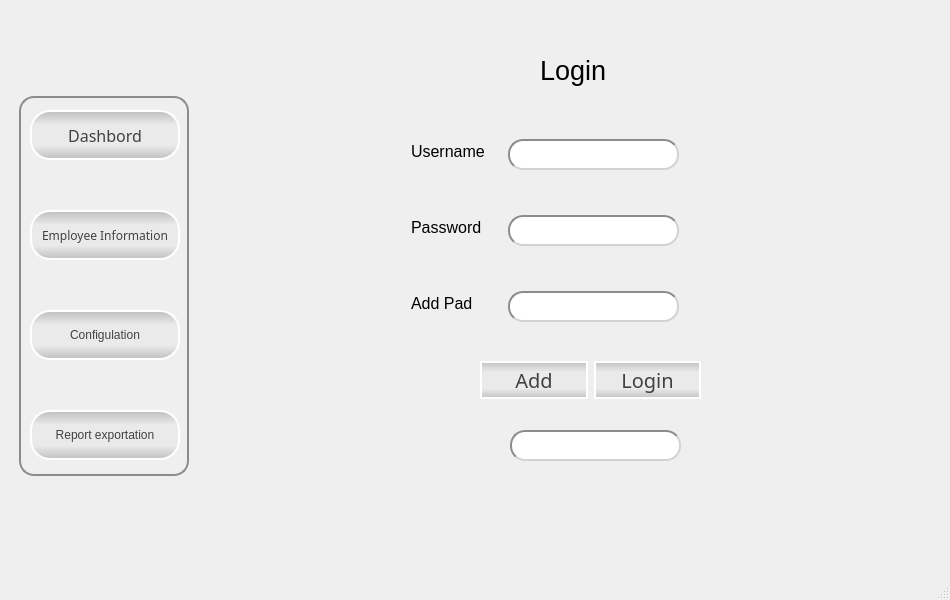
<?xml version="1.0" encoding="UTF-8"?>
<ui version="4.0">
 <class>MainWindow</class>
 <widget class="QMainWindow" name="MainWindow">
  <property name="geometry">
   <rect>
    <x>0</x>
    <y>0</y>
    <width>950</width>
    <height>600</height>
   </rect>
  </property>
  <property name="minimumSize">
   <size>
    <width>950</width>
    <height>600</height>
   </size>
  </property>
  <property name="maximumSize">
   <size>
    <width>950</width>
    <height>600</height>
   </size>
  </property>
  <property name="windowTitle">
   <string>MainWindow</string>
  </property>
  <widget class="QWidget" name="centralwidget">
   <widget class="QStackedWidget" name="stackedWidget">
    <property name="geometry">
     <rect>
      <x>190</x>
      <y>0</y>
      <width>750</width>
      <height>550</height>
     </rect>
    </property>
    <property name="minimumSize">
     <size>
      <width>750</width>
      <height>550</height>
     </size>
    </property>
    <property name="maximumSize">
     <size>
      <width>750</width>
      <height>550</height>
     </size>
    </property>
    <property name="currentIndex">
     <number>0</number>
    </property>
    <widget class="QWidget" name="Login">
     <widget class="QLabel" name="label_Login">
      <property name="geometry">
       <rect>
        <x>350</x>
        <y>40</y>
        <width>81</width>
        <height>61</height>
       </rect>
      </property>
      <property name="font">
       <font>
        <pointsize>20</pointsize>
       </font>
      </property>
      <property name="styleSheet">
       <string notr="true"/>
      </property>
      <property name="text">
       <string>Login</string>
      </property>
     </widget>
     <widget class="QLabel" name="label_Password">
      <property name="geometry">
       <rect>
        <x>221</x>
        <y>215</y>
        <width>84</width>
        <height>24</height>
       </rect>
      </property>
      <property name="font">
       <font>
        <pointsize>12</pointsize>
       </font>
      </property>
      <property name="text">
       <string>Password</string>
      </property>
     </widget>
     <widget class="QLineEdit" name="lineEdit_Addpad">
      <property name="geometry">
       <rect>
        <x>318</x>
        <y>291</y>
        <width>171</width>
        <height>31</height>
       </rect>
      </property>
      <property name="styleSheet">
       <string notr="true">QLineEdit{ 
 border-radius:15px;
 border-color: rgb(140, 140, 140);
 border-style: inset;
 border-width: 2px;
 background-color: rgb(255, 255, 255);
 font: 12pt &quot;Impact&quot;;
 color: rgb(0, 0, 0);
 padding-left: 10px;
}</string>
      </property>
     </widget>
     <widget class="QLineEdit" name="lineEdit_Username">
      <property name="geometry">
       <rect>
        <x>318</x>
        <y>139</y>
        <width>171</width>
        <height>31</height>
       </rect>
      </property>
      <property name="styleSheet">
       <string notr="true">QLineEdit{ 
 border-radius:15px;
 border-color: rgb(140, 140, 140);
 border-style: inset;
 border-width: 2px;
 background-color: rgb(255, 255, 255);
 font: 12pt &quot;Impact&quot;;
 color: rgb(0, 0, 0);
 padding-left: 10px;
}</string>
      </property>
     </widget>
     <widget class="QLabel" name="label_Username">
      <property name="geometry">
       <rect>
        <x>221</x>
        <y>139</y>
        <width>90</width>
        <height>24</height>
       </rect>
      </property>
      <property name="font">
       <font>
        <pointsize>12</pointsize>
       </font>
      </property>
      <property name="text">
       <string>Username</string>
      </property>
     </widget>
     <widget class="QLabel" name="label_ADD">
      <property name="geometry">
       <rect>
        <x>221</x>
        <y>291</y>
        <width>73</width>
        <height>24</height>
       </rect>
      </property>
      <property name="font">
       <font>
        <pointsize>12</pointsize>
       </font>
      </property>
      <property name="text">
       <string>Add Pad</string>
      </property>
     </widget>
     <widget class="QLineEdit" name="lineEdit_Password">
      <property name="geometry">
       <rect>
        <x>318</x>
        <y>215</y>
        <width>171</width>
        <height>31</height>
       </rect>
      </property>
      <property name="styleSheet">
       <string notr="true">QLineEdit{ 
 border-radius:15px;
 border-color: rgb(140, 140, 140);
 border-style: inset;
 border-width: 2px;
 background-color: rgb(255, 255, 255);
 font: 12pt &quot;Impact&quot;;
 color: rgb(0, 0, 0);
 padding-left: 10px;
}</string>
      </property>
     </widget>
     <widget class="QWidget" name="horizontalLayoutWidget_2">
      <property name="geometry">
       <rect>
        <x>290</x>
        <y>340</y>
        <width>221</width>
        <height>80</height>
       </rect>
      </property>
      <layout class="QHBoxLayout" name="horizontalLayout_2">
       <item>
        <widget class="QPushButton" name="pushButton_Addpad">
         <property name="font">
          <font>
           <family>Impact</family>
           <pointsize>15</pointsize>
           <weight>50</weight>
           <italic>false</italic>
           <bold>false</bold>
          </font>
         </property>
         <property name="styleSheet">
          <string notr="true">QPushButton {
  font: 15pt &quot;Impact&quot;;
  background-color: qlineargradient(spread:reflect, x1:1, y1:0.505318, x2:1, y2:1, stop:0.4375 rgba(234, 234, 234, 255), stop:1 rgba(192, 192, 192, 255));
  color: rgb(65, 65, 65);
  border: 2px solid #ffffff;
  border-style: solid;
  border-radius:20;
  padding: 3px;
}
QPushButton:pressed {
 font: 15pt &quot;Impact&quot;;
 color: rgb(255, 255, 255);
 background-color: qlineargradient(spread:pad, x1:0, y1:0, x2:0, y2:1, stop:0.159091 rgba(0, 180, 219, 255), stop:1 rgba(97, 218, 223, 255));
}</string>
         </property>
         <property name="text">
          <string>Add</string>
         </property>
        </widget>
       </item>
       <item>
        <widget class="QPushButton" name="pushButton_Login">
         <property name="font">
          <font>
           <family>Impact</family>
           <pointsize>15</pointsize>
           <weight>50</weight>
           <italic>false</italic>
           <bold>false</bold>
          </font>
         </property>
         <property name="styleSheet">
          <string notr="true">QPushButton {
  font: 15pt &quot;Impact&quot;;
  background-color: qlineargradient(spread:reflect, x1:1, y1:0.505318, x2:1, y2:1, stop:0.4375 rgba(234, 234, 234, 255), stop:1 rgba(192, 192, 192, 255));
  color: rgb(65, 65, 65);
  border: 2px solid #ffffff;
  border-style: solid;
  border-radius:20;
  padding: 3px;
}
QPushButton:pressed {
 font: 15pt &quot;Impact&quot;;
 color: rgb(255, 255, 255);
 background-color: qlineargradient(spread:pad, x1:0, y1:0, x2:0, y2:1, stop:0.159091 rgba(0, 180, 219, 255), stop:1 rgba(97, 218, 223, 255));
}</string>
         </property>
         <property name="text">
          <string>Login</string>
         </property>
        </widget>
       </item>
      </layout>
     </widget>
     <widget class="QLineEdit" name="lineEdit_Addpad_show">
      <property name="geometry">
       <rect>
        <x>320</x>
        <y>430</y>
        <width>171</width>
        <height>31</height>
       </rect>
      </property>
      <property name="styleSheet">
       <string notr="true">QLineEdit{ 
 border-radius:15px;
 border-color: rgb(140, 140, 140);
 border-style: inset;
 border-width: 2px;
 background-color: rgb(255, 255, 255);
 font: 12pt &quot;Impact&quot;;
 color: rgb(0, 0, 0);
 padding-left: 10px;
}</string>
      </property>
     </widget>
    </widget>
    <widget class="QWidget" name="Dashbord_page">
     <widget class="QLabel" name="label_All">
      <property name="geometry">
       <rect>
        <x>590</x>
        <y>20</y>
        <width>61</width>
        <height>21</height>
       </rect>
      </property>
      <property name="text">
       <string>All</string>
      </property>
     </widget>
     <widget class="QLabel" name="label_Visito">
      <property name="geometry">
       <rect>
        <x>290</x>
        <y>20</y>
        <width>61</width>
        <height>21</height>
       </rect>
      </property>
      <property name="text">
       <string>Visito</string>
      </property>
     </widget>
     <widget class="QLabel" name="label_Employee">
      <property name="geometry">
       <rect>
        <x>120</x>
        <y>20</y>
        <width>61</width>
        <height>21</height>
       </rect>
      </property>
      <property name="text">
       <string>Employee</string>
      </property>
     </widget>
     <widget class="QLabel" name="label_Blacklist">
      <property name="geometry">
       <rect>
        <x>430</x>
        <y>20</y>
        <width>61</width>
        <height>21</height>
       </rect>
      </property>
      <property name="text">
       <string>Blacklist</string>
      </property>
     </widget>
     <widget class="QWidget" name="horizontalLayoutWidget">
      <property name="geometry">
       <rect>
        <x>40</x>
        <y>50</y>
        <width>601</width>
        <height>80</height>
       </rect>
      </property>
      <layout class="QHBoxLayout" name="horizontalLayout">
       <item>
        <widget class="QLCDNumber" name="lcdNumber_Employee"/>
       </item>
       <item>
        <widget class="QLCDNumber" name="lcdNumber_Visito"/>
       </item>
       <item>
        <widget class="QLCDNumber" name="lcdNumber_Blacklist"/>
       </item>
       <item>
        <widget class="QLCDNumber" name="lcdNumber_ALL"/>
       </item>
      </layout>
     </widget>
     <widget class="QWidget" name="gridLayoutWidget">
      <property name="geometry">
       <rect>
        <x>90</x>
        <y>150</y>
        <width>571</width>
        <height>231</height>
       </rect>
      </property>
      <layout class="QGridLayout" name="gridLayout_2">
       <property name="bottomMargin">
        <number>10</number>
       </property>
       <item row="0" column="1">
        <widget class="QLabel" name="label_graph2_2">
         <property name="minimumSize">
          <size>
           <width>0</width>
           <height>0</height>
          </size>
         </property>
         <property name="maximumSize">
          <size>
           <width>170</width>
           <height>380</height>
          </size>
         </property>
         <property name="styleSheet">
          <string notr="true">QLabel{ 
 
 border-color: rgb(140, 140, 140);
 border-radius:15;
    padding: 3px;
    border-style: solid; 
 border-width: 2px;
}</string>
         </property>
         <property name="text">
          <string/>
         </property>
        </widget>
       </item>
       <item row="0" column="2">
        <widget class="QLabel" name="label_graph3_2">
         <property name="minimumSize">
          <size>
           <width>0</width>
           <height>0</height>
          </size>
         </property>
         <property name="maximumSize">
          <size>
           <width>170</width>
           <height>380</height>
          </size>
         </property>
         <property name="styleSheet">
          <string notr="true">QLabel{ 
 
 border-color: rgb(140, 140, 140);
 border-radius:15;
    padding: 3px;
    border-style: solid; 
 border-width: 2px;
}</string>
         </property>
         <property name="text">
          <string/>
         </property>
        </widget>
       </item>
       <item row="0" column="0">
        <widget class="QLabel" name="label_Graph1_2">
         <property name="minimumSize">
          <size>
           <width>0</width>
           <height>0</height>
          </size>
         </property>
         <property name="maximumSize">
          <size>
           <width>170</width>
           <height>380</height>
          </size>
         </property>
         <property name="styleSheet">
          <string notr="true">QLabel{ 
 
 border-color: rgb(140, 140, 140);
 border-radius:15;
    padding: 3px;
    border-style: solid; 
 border-width: 2px;
}</string>
         </property>
         <property name="text">
          <string/>
         </property>
        </widget>
       </item>
      </layout>
     </widget>
     <widget class="QWidget" name="verticalLayoutWidget_2">
      <property name="geometry">
       <rect>
        <x>90</x>
        <y>380</y>
        <width>571</width>
        <height>161</height>
       </rect>
      </property>
      <layout class="QVBoxLayout" name="verticalLayout_3">
       <item>
        <widget class="QLabel" name="label_blacklist">
         <property name="minimumSize">
          <size>
           <width>0</width>
           <height>0</height>
          </size>
         </property>
         <property name="maximumSize">
          <size>
           <width>800</width>
           <height>300</height>
          </size>
         </property>
         <property name="styleSheet">
          <string notr="true">QLabel{ 
 
 border-color: rgb(140, 140, 140);
 border-radius:15;
    padding: 3px;
    border-style: solid; 
 border-width: 2px;
}</string>
         </property>
         <property name="text">
          <string/>
         </property>
        </widget>
       </item>
      </layout>
     </widget>
    </widget>
    <widget class="QWidget" name="Employee_page">
     <widget class="QTableWidget" name="tableWidget_information">
      <property name="geometry">
       <rect>
        <x>90</x>
        <y>30</y>
        <width>581</width>
        <height>501</height>
       </rect>
      </property>
      <property name="rowCount">
       <number>100</number>
      </property>
      <property name="columnCount">
       <number>9</number>
      </property>
      <row/>
      <row/>
      <row/>
      <row/>
      <row/>
      <row/>
      <row/>
      <row/>
      <row/>
      <row/>
      <row/>
      <row/>
      <row/>
      <row/>
      <row/>
      <row/>
      <row/>
      <row/>
      <row/>
      <row/>
      <row/>
      <row/>
      <row/>
      <row/>
      <row/>
      <row/>
      <row/>
      <row/>
      <row/>
      <row/>
      <row/>
      <row/>
      <row/>
      <row/>
      <row/>
      <row/>
      <row/>
      <row/>
      <row/>
      <row/>
      <row/>
      <row/>
      <row/>
      <row/>
      <row/>
      <row/>
      <row/>
      <row/>
      <row/>
      <row/>
      <row/>
      <row/>
      <row/>
      <row/>
      <row/>
      <row/>
      <row/>
      <row/>
      <row/>
      <row/>
      <row/>
      <row/>
      <row/>
      <row/>
      <row/>
      <row/>
      <row/>
      <row/>
      <row/>
      <row/>
      <row/>
      <row/>
      <row/>
      <row/>
      <row/>
      <row/>
      <row/>
      <row/>
      <row/>
      <row/>
      <row/>
      <row/>
      <row/>
      <row/>
      <row/>
      <row/>
      <row/>
      <row/>
      <row/>
      <row/>
      <row/>
      <row/>
      <row/>
      <row/>
      <row/>
      <row/>
      <row/>
      <row/>
      <row/>
      <row/>
      <column/>
      <column/>
      <column/>
      <column/>
      <column/>
      <column/>
      <column/>
      <column/>
      <column/>
     </widget>
    </widget>
    <widget class="QWidget" name="Config_page">
     <widget class="QLabel" name="label_7">
      <property name="geometry">
       <rect>
        <x>190</x>
        <y>50</y>
        <width>171</width>
        <height>21</height>
       </rect>
      </property>
      <property name="font">
       <font>
        <pointsize>12</pointsize>
       </font>
      </property>
      <property name="text">
       <string>Shift Hours Fill</string>
      </property>
     </widget>
     <widget class="QWidget" name="gridLayoutWidget_3">
      <property name="geometry">
       <rect>
        <x>190</x>
        <y>80</y>
        <width>236</width>
        <height>131</height>
       </rect>
      </property>
      <layout class="QGridLayout" name="gridLayout_4">
       <item row="1" column="1">
        <widget class="QTimeEdit" name="timeEdit_End_config_2">
         <property name="locale">
          <locale language="English" country="UnitedStates"/>
         </property>
        </widget>
       </item>
       <item row="1" column="0">
        <widget class="QLabel" name="label_End_2">
         <property name="maximumSize">
          <size>
           <width>90</width>
           <height>16777215</height>
          </size>
         </property>
         <property name="font">
          <font>
           <pointsize>10</pointsize>
          </font>
         </property>
         <property name="text">
          <string>End: Time</string>
         </property>
        </widget>
       </item>
       <item row="0" column="1">
        <widget class="QTimeEdit" name="timeEdit_start_config_2">
         <property name="locale">
          <locale language="English" country="UnitedStates"/>
         </property>
        </widget>
       </item>
       <item row="0" column="0">
        <widget class="QLabel" name="label_start_2">
         <property name="maximumSize">
          <size>
           <width>90</width>
           <height>16777215</height>
          </size>
         </property>
         <property name="font">
          <font>
           <pointsize>10</pointsize>
          </font>
         </property>
         <property name="text">
          <string>Start: Time</string>
         </property>
        </widget>
       </item>
       <item row="2" column="1">
        <widget class="QPushButton" name="pushButton_Setshift_2">
         <property name="text">
          <string>Set Shift  </string>
         </property>
        </widget>
       </item>
      </layout>
     </widget>
     <widget class="QLabel" name="label_Removepad_2">
      <property name="geometry">
       <rect>
        <x>190</x>
        <y>260</y>
        <width>171</width>
        <height>21</height>
       </rect>
      </property>
      <property name="font">
       <font>
        <pointsize>12</pointsize>
       </font>
      </property>
      <property name="text">
       <string>Remove Pad</string>
      </property>
     </widget>
     <widget class="QWidget" name="horizontalLayoutWidget_3">
      <property name="geometry">
       <rect>
        <x>310</x>
        <y>310</y>
        <width>101</width>
        <height>51</height>
       </rect>
      </property>
      <layout class="QHBoxLayout" name="horizontalLayout_3">
       <item>
        <widget class="QPushButton" name="pushButton_Removepad_2">
         <property name="text">
          <string>Remove Pad </string>
         </property>
        </widget>
       </item>
      </layout>
     </widget>
     <widget class="QComboBox" name="comboBox_2">
      <property name="geometry">
       <rect>
        <x>190</x>
        <y>290</y>
        <width>221</width>
        <height>22</height>
       </rect>
      </property>
      <item>
       <property name="text">
        <string>192.168.0.11</string>
       </property>
      </item>
      <item>
       <property name="text">
        <string>192.168.1.23</string>
       </property>
      </item>
      <item>
       <property name="text">
        <string>192.168.1.99</string>
       </property>
      </item>
      <item>
       <property name="text">
        <string>192.168.1.46</string>
       </property>
      </item>
     </widget>
    </widget>
    <widget class="QWidget" name="Report">
     <widget class="QLabel" name="label_Start">
      <property name="geometry">
       <rect>
        <x>140</x>
        <y>10</y>
        <width>101</width>
        <height>31</height>
       </rect>
      </property>
      <property name="font">
       <font>
        <pointsize>12</pointsize>
       </font>
      </property>
      <property name="text">
       <string>Start Date</string>
      </property>
     </widget>
     <widget class="QDateEdit" name="dateEdit_start">
      <property name="geometry">
       <rect>
        <x>20</x>
        <y>230</y>
        <width>121</width>
        <height>21</height>
       </rect>
      </property>
      <property name="locale">
       <locale language="English" country="UnitedStates"/>
      </property>
     </widget>
     <widget class="QCalendarWidget" name="calendarWidget_start">
      <property name="geometry">
       <rect>
        <x>20</x>
        <y>40</y>
        <width>391</width>
        <height>183</height>
       </rect>
      </property>
      <property name="locale">
       <locale language="English" country="UnitedStates"/>
      </property>
      <property name="firstDayOfWeek">
       <enum>Qt::Monday</enum>
      </property>
     </widget>
     <widget class="QLabel" name="label_End_3">
      <property name="geometry">
       <rect>
        <x>140</x>
        <y>260</y>
        <width>91</width>
        <height>31</height>
       </rect>
      </property>
      <property name="font">
       <font>
        <pointsize>12</pointsize>
       </font>
      </property>
      <property name="text">
       <string>End Date</string>
      </property>
     </widget>
     <widget class="QDateEdit" name="dateEdit_End">
      <property name="geometry">
       <rect>
        <x>20</x>
        <y>480</y>
        <width>121</width>
        <height>22</height>
       </rect>
      </property>
      <property name="locale">
       <locale language="English" country="UnitedStates"/>
      </property>
     </widget>
     <widget class="QCalendarWidget" name="calendarWidget_End">
      <property name="geometry">
       <rect>
        <x>20</x>
        <y>290</y>
        <width>391</width>
        <height>183</height>
       </rect>
      </property>
      <property name="locale">
       <locale language="English" country="UnitedStates"/>
      </property>
      <property name="firstDayOfWeek">
       <enum>Qt::Monday</enum>
      </property>
     </widget>
     <widget class="QWidget" name="gridLayoutWidget_4">
      <property name="geometry">
       <rect>
        <x>440</x>
        <y>70</y>
        <width>291</width>
        <height>151</height>
       </rect>
      </property>
      <layout class="QGridLayout" name="gridLayout_5">
       <item row="1" column="1">
        <widget class="QRadioButton" name="radioButton_personal">
         <property name="text">
          <string>personal</string>
         </property>
        </widget>
       </item>
       <item row="0" column="0">
        <widget class="QLabel" name="label_Employee_2">
         <property name="font">
          <font>
           <pointsize>9</pointsize>
          </font>
         </property>
         <property name="text">
          <string>Employee </string>
         </property>
        </widget>
       </item>
       <item row="2" column="1">
        <widget class="QRadioButton" name="radioButton_Allemployee">
         <property name="text">
          <string>All Employee</string>
         </property>
        </widget>
       </item>
       <item row="0" column="1">
        <widget class="QScrollArea" name="scrollArea">
         <property name="widgetResizable">
          <bool>true</bool>
         </property>
         <widget class="QWidget" name="scrollAreaWidgetContents">
          <property name="geometry">
           <rect>
            <x>0</x>
            <y>0</y>
            <width>205</width>
            <height>242</height>
           </rect>
          </property>
          <layout class="QVBoxLayout" name="verticalLayout_5">
           <item>
            <layout class="QVBoxLayout" name="verticalLayout_2">
             <property name="spacing">
              <number>2</number>
             </property>
             <property name="leftMargin">
              <number>0</number>
             </property>
             <item>
              <widget class="QCheckBox" name="checkBox_12">
               <property name="text">
                <string>มีนา คาแคร์ 59001452</string>
               </property>
              </widget>
             </item>
             <item>
              <widget class="QCheckBox" name="checkBox_11">
               <property name="text">
                <string>มีนา หมูกระทะ 5878562</string>
               </property>
              </widget>
             </item>
             <item>
              <widget class="QCheckBox" name="checkBox_5">
               <property name="text">
                <string> ง่วงนอน ขี้เกียจคิด 8887554</string>
               </property>
              </widget>
             </item>
             <item>
              <widget class="QCheckBox" name="checkBox_4">
               <property name="text">
                <string>สมชาย ขายกัญ</string>
               </property>
              </widget>
             </item>
             <item>
              <widget class="QCheckBox" name="checkBox">
               <property name="text">
                <string>กัญชัน วันหยุด</string>
               </property>
              </widget>
             </item>
             <item>
              <widget class="QCheckBox" name="checkBox_2">
               <property name="text">
                <string>CheckBox</string>
               </property>
              </widget>
             </item>
             <item>
              <widget class="QCheckBox" name="checkBox_15">
               <property name="text">
                <string>CheckBox</string>
               </property>
              </widget>
             </item>
             <item>
              <widget class="QCheckBox" name="checkBox_3">
               <property name="text">
                <string>CheckBox</string>
               </property>
              </widget>
             </item>
             <item>
              <widget class="QCheckBox" name="checkBox_14">
               <property name="text">
                <string>CheckBox</string>
               </property>
              </widget>
             </item>
             <item>
              <widget class="QCheckBox" name="checkBox_13">
               <property name="text">
                <string>CheckBox</string>
               </property>
              </widget>
             </item>
            </layout>
           </item>
          </layout>
         </widget>
        </widget>
       </item>
      </layout>
     </widget>
     <widget class="QRadioButton" name="radioButton_OT">
      <property name="geometry">
       <rect>
        <x>450</x>
        <y>340</y>
        <width>82</width>
        <height>17</height>
       </rect>
      </property>
      <property name="text">
       <string>OT</string>
      </property>
     </widget>
     <widget class="QRadioButton" name="radioButton_Timeattendance">
      <property name="geometry">
       <rect>
        <x>450</x>
        <y>370</y>
        <width>101</width>
        <height>17</height>
       </rect>
      </property>
      <property name="text">
       <string>Time attendance</string>
      </property>
     </widget>
     <widget class="QWidget" name="horizontalLayoutWidget_4">
      <property name="geometry">
       <rect>
        <x>450</x>
        <y>400</y>
        <width>195</width>
        <height>71</height>
       </rect>
      </property>
      <layout class="QHBoxLayout" name="horizontalLayout_4">
       <item>
        <widget class="QPushButton" name="pushButton_CSV">
         <property name="text">
          <string>CSV</string>
         </property>
        </widget>
       </item>
       <item>
        <widget class="QPushButton" name="pushButton_PDF">
         <property name="text">
          <string>PDF</string>
         </property>
        </widget>
       </item>
      </layout>
     </widget>
    </widget>
   </widget>
   <widget class="QLabel" name="label_5">
    <property name="geometry">
     <rect>
      <x>19</x>
      <y>96</y>
      <width>170</width>
      <height>380</height>
     </rect>
    </property>
    <property name="minimumSize">
     <size>
      <width>170</width>
      <height>380</height>
     </size>
    </property>
    <property name="maximumSize">
     <size>
      <width>170</width>
      <height>380</height>
     </size>
    </property>
    <property name="styleSheet">
     <string notr="true">QLabel{ 
 
 border-color: rgb(140, 140, 140);
 border-radius:15;
    padding: 3px;
    border-style: solid; 
 border-width: 2px;
}</string>
    </property>
    <property name="text">
     <string/>
    </property>
   </widget>
   <widget class="QPushButton" name="pushButton_Report_dash">
    <property name="geometry">
     <rect>
      <x>30</x>
      <y>410</y>
      <width>150</width>
      <height>50</height>
     </rect>
    </property>
    <property name="minimumSize">
     <size>
      <width>150</width>
      <height>50</height>
     </size>
    </property>
    <property name="maximumSize">
     <size>
      <width>150</width>
      <height>50</height>
     </size>
    </property>
    <property name="styleSheet">
     <string notr="true">QPushButton {
  font: 9pt &quot;Impact&quot;;
  background-color: qlineargradient(spread:reflect, x1:1, y1:0.505318, x2:1, y2:1, stop:0.4375 rgba(234, 234, 234, 255), stop:1 rgba(192, 192, 192, 255));
  color: rgb(65, 65, 65);
  border: 2px solid #ffffff;
  border-style: solid;
  border-radius:20;
  padding: 10px;
}
QPushButton:pressed {
 font: 9pt &quot;Impact&quot;;
 color: rgb(255, 255, 255);
 background-color: qlineargradient(spread:pad, x1:0, y1:0, x2:0, y2:1, stop:0.159091 rgba(0, 180, 219, 255), stop:1 rgba(97, 218, 223, 255));
}</string>
    </property>
    <property name="text">
     <string>Report exportation</string>
    </property>
   </widget>
   <widget class="QPushButton" name="pushButton_EmployeeInfo_dash">
    <property name="geometry">
     <rect>
      <x>30</x>
      <y>210</y>
      <width>150</width>
      <height>50</height>
     </rect>
    </property>
    <property name="minimumSize">
     <size>
      <width>150</width>
      <height>50</height>
     </size>
    </property>
    <property name="maximumSize">
     <size>
      <width>150</width>
      <height>50</height>
     </size>
    </property>
    <property name="font">
     <font>
      <family>Impact</family>
      <pointsize>9</pointsize>
      <weight>50</weight>
      <italic>false</italic>
      <bold>false</bold>
     </font>
    </property>
    <property name="styleSheet">
     <string notr="true">QPushButton {
  font: 9pt &quot;Impact&quot;;
  background-color: qlineargradient(spread:reflect, x1:1, y1:0.505318, x2:1, y2:1, stop:0.4375 rgba(234, 234, 234, 255), stop:1 rgba(192, 192, 192, 255));
  color: rgb(65, 65, 65);
  border: 2px solid #ffffff;
  border-style: solid;
  border-radius:20;
  padding: 1px;
}
QPushButton:pressed {
 font: 9pt &quot;Impact&quot;;
 color: rgb(255, 255, 255);
 background-color: qlineargradient(spread:pad, x1:0, y1:0, x2:0, y2:1, stop:0.159091 rgba(0, 180, 219, 255), stop:1 rgba(97, 218, 223, 255));
}</string>
    </property>
    <property name="text">
     <string>Employee Information</string>
    </property>
   </widget>
   <widget class="QPushButton" name="pushButton_Dashbord_dash">
    <property name="geometry">
     <rect>
      <x>30</x>
      <y>110</y>
      <width>150</width>
      <height>50</height>
     </rect>
    </property>
    <property name="minimumSize">
     <size>
      <width>150</width>
      <height>50</height>
     </size>
    </property>
    <property name="maximumSize">
     <size>
      <width>150</width>
      <height>50</height>
     </size>
    </property>
    <property name="font">
     <font>
      <family>Impact</family>
      <pointsize>12</pointsize>
      <weight>50</weight>
      <italic>false</italic>
      <bold>false</bold>
     </font>
    </property>
    <property name="styleSheet">
     <string notr="true">QPushButton {
  font: 12pt &quot;Impact&quot;;
  background-color: qlineargradient(spread:reflect, x1:1, y1:0.505318, x2:1, y2:1, stop:0.4375 rgba(234, 234, 234, 255), stop:1 rgba(192, 192, 192, 255));
  color: rgb(65, 65, 65);
  border: 2px solid #ffffff;
  border-style: solid;
  border-radius:20;
  padding: 10px;
}
QPushButton:pressed {
 font: 12pt &quot;Impact&quot;;
 color: rgb(255, 255, 255);
 background-color: qlineargradient(spread:pad, x1:0, y1:0, x2:0, y2:1, stop:0.159091 rgba(0, 180, 219, 255), stop:1 rgba(97, 218, 223, 255));
}</string>
    </property>
    <property name="text">
     <string>Dashbord</string>
    </property>
   </widget>
   <widget class="QPushButton" name="pushButton_Config_table">
    <property name="geometry">
     <rect>
      <x>30</x>
      <y>310</y>
      <width>150</width>
      <height>50</height>
     </rect>
    </property>
    <property name="minimumSize">
     <size>
      <width>150</width>
      <height>50</height>
     </size>
    </property>
    <property name="maximumSize">
     <size>
      <width>150</width>
      <height>50</height>
     </size>
    </property>
    <property name="styleSheet">
     <string notr="true">QPushButton {
  font: 12pt &quot;Impact&quot;;
  background-color: qlineargradient(spread:reflect, x1:1, y1:0.505318, x2:1, y2:1, stop:0.4375 rgba(234, 234, 234, 255), stop:1 rgba(192, 192, 192, 255));
  color: rgb(65, 65, 65);
  border: 2px solid #ffffff;
  border-style: solid;
  border-radius:20;
  padding: 3px;
}
QPushButton:pressed {
 font: 12pt &quot;Impact&quot;;
 color: rgb(255, 255, 255);
 background-color: qlineargradient(spread:pad, x1:0, y1:0, x2:0, y2:1, stop:0.159091 rgba(0, 180, 219, 255), stop:1 rgba(97, 218, 223, 255));
}</string>
    </property>
    <property name="text">
     <string>Configulation</string>
    </property>
   </widget>
  </widget>
  <widget class="QMenuBar" name="menubar">
   <property name="geometry">
    <rect>
     <x>0</x>
     <y>0</y>
     <width>950</width>
     <height>26</height>
    </rect>
   </property>
  </widget>
  <widget class="QStatusBar" name="statusbar"/>
 </widget>
 <resources/>
 <connections/>
</ui>
